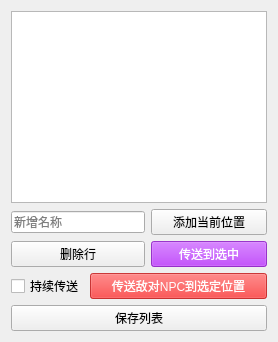
     <widget class="QWidget" name="tab_2">
      <attribute name="title">
       <string>传送</string>
      </attribute>
      <layout class="QGridLayout" name="gridLayout_3">
       <item row="5" column="0" colspan="4">
        <widget class="QPushButton" name="pushButton_saveTable">
         <property name="text">
          <string>保存列表</string>
         </property>
        </widget>
       </item>
       <item row="1" column="2" colspan="2">
        <widget class="QPushButton" name="pushButton_addLocalPosition">
         <property name="text">
          <string>添加当前位置</string>
         </property>
        </widget>
       </item>
       <item row="1" column="0" colspan="2">
        <widget class="QLineEdit" name="lineEdit_nameInput">
         <property name="placeholderText">
          <string>新增名称</string>
         </property>
        </widget>
       </item>
       <item row="3" column="0">
        <widget class="QCheckBox" name="checkBox_continuousTeleportation">
         <property name="text">
          <string>持续传送</string>
         </property>
         <property name="tristate">
          <bool>false</bool>
         </property>
        </widget>
       </item>
       <item row="3" column="1" colspan="3">
        <widget class="QPushButton" name="pushButton_teleportEnemyNPC">
         <property name="styleSheet">
          <string notr="true">QPushButton {
color: #FFFFFF;
background-color:rgba(255, 0, 0, 180);
}
:pressed {background-color:rgba(255, 0, 0, 255);}</string>
         </property>
         <property name="text">
          <string>传送敌对NPC到选定位置</string>
         </property>
        </widget>
       </item>
       <item row="2" column="2" colspan="2">
        <widget class="QPushButton" name="pushButton_teleportToSelectedPosition">
         <property name="styleSheet">
          <string notr="true">QPushButton{
color: rgb(255, 255, 255);
background-color: rgba(170, 0, 255, 180);
}
:pressed{background-color: rgba(170, 0, 255, 255);}</string>
         </property>
         <property name="text">
          <string>传送到选中</string>
         </property>
        </widget>
       </item>
       <item row="2" column="0" colspan="2">
        <widget class="QPushButton" name="pushButton_delSelect">
         <property name="text">
          <string>删除行</string>
         </property>
        </widget>
       </item>
       <item row="0" column="0" colspan="4">
        <widget class="QTableView" name="tableView_teleport">
         <property name="focusPolicy">
          <enum>Qt::WheelFocus</enum>
         </property>
         <property name="selectionMode">
          <enum>QAbstractItemView::SingleSelection</enum>
         </property>
         <property name="selectionBehavior">
          <enum>QAbstractItemView::SelectRows</enum>
         </property>
         <property name="gridStyle">
          <enum>Qt::SolidLine</enum>
         </property>
         <property name="sortingEnabled">
          <bool>true</bool>
         </property>
         <attribute name="horizontalHeaderCascadingSectionResizes">
          <bool>true</bool>
         </attribute>
         <attribute name="horizontalHeaderHighlightSections">
          <bool>false</bool>
         </attribute>
         <attribute name="horizontalHeaderStretchLastSection">
          <bool>true</bool>
         </attribute>
         <attribute name="verticalHeaderCascadingSectionResizes">
          <bool>true</bool>
         </attribute>
        </widget>
       </item>
      </layout>
     </widget>
